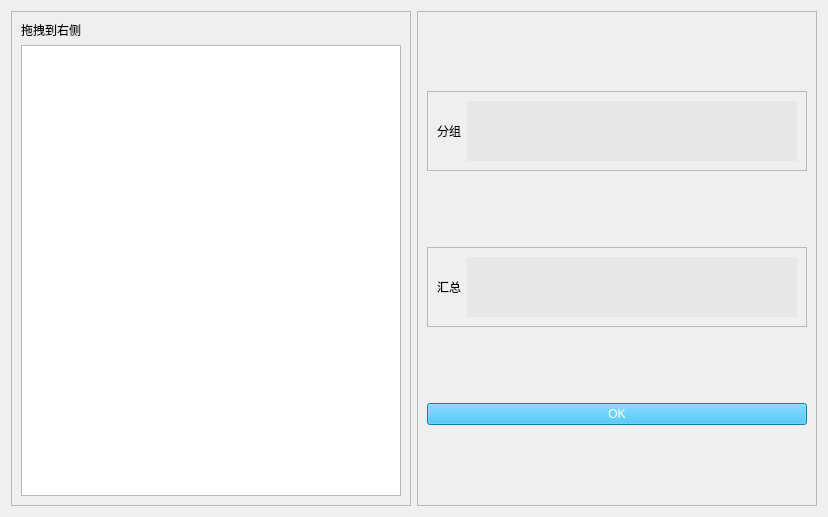
<?xml version="1.0" encoding="UTF-8"?>
<ui version="4.0">
 <class>Form</class>
 <widget class="QWidget" name="Form">
  <property name="geometry">
   <rect>
    <x>0</x>
    <y>0</y>
    <width>828</width>
    <height>517</height>
   </rect>
  </property>
  <property name="windowTitle">
   <string>分组统计</string>
  </property>
  <layout class="QHBoxLayout" name="horizontalLayout_5">
   <item>
    <widget class="QFrame" name="frame_4">
     <property name="sizePolicy">
      <sizepolicy hsizetype="Preferred" vsizetype="Preferred">
       <horstretch>1</horstretch>
       <verstretch>0</verstretch>
      </sizepolicy>
     </property>
     <property name="frameShape">
      <enum>QFrame::StyledPanel</enum>
     </property>
     <property name="frameShadow">
      <enum>QFrame::Raised</enum>
     </property>
     <layout class="QVBoxLayout" name="verticalLayout_2">
      <item>
       <widget class="QLabel" name="label_3">
        <property name="text">
         <string>拖拽到右侧</string>
        </property>
       </widget>
      </item>
      <item>
       <widget class="QListWidget" name="listWidget"/>
      </item>
     </layout>
    </widget>
   </item>
   <item>
    <widget class="QFrame" name="frame_3">
     <property name="sizePolicy">
      <sizepolicy hsizetype="Preferred" vsizetype="Preferred">
       <horstretch>1</horstretch>
       <verstretch>0</verstretch>
      </sizepolicy>
     </property>
     <property name="frameShape">
      <enum>QFrame::StyledPanel</enum>
     </property>
     <property name="frameShadow">
      <enum>QFrame::Raised</enum>
     </property>
     <layout class="QVBoxLayout" name="verticalLayout">
      <item>
       <widget class="QFrame" name="frame">
        <property name="maximumSize">
         <size>
          <width>16777215</width>
          <height>80</height>
         </size>
        </property>
        <property name="frameShape">
         <enum>QFrame::StyledPanel</enum>
        </property>
        <property name="frameShadow">
         <enum>QFrame::Raised</enum>
        </property>
        <layout class="QHBoxLayout" name="horizontalLayout_3">
         <item>
          <widget class="QLabel" name="label">
           <property name="text">
            <string>分组</string>
           </property>
          </widget>
         </item>
         <item>
          <widget class="QWidget" name="widget_group" native="true">
           <property name="sizePolicy">
            <sizepolicy hsizetype="Expanding" vsizetype="Preferred">
             <horstretch>0</horstretch>
             <verstretch>0</verstretch>
            </sizepolicy>
           </property>
           <property name="minimumSize">
            <size>
             <width>300</width>
             <height>0</height>
            </size>
           </property>
           <property name="acceptDrops">
            <bool>true</bool>
           </property>
           <property name="styleSheet">
            <string notr="true">background-color: #e7e7e7;</string>
           </property>
           <layout class="QHBoxLayout" name="horizontalLayout">
            <property name="spacing">
             <number>7</number>
            </property>
            <property name="leftMargin">
             <number>0</number>
            </property>
            <property name="topMargin">
             <number>0</number>
            </property>
            <property name="rightMargin">
             <number>0</number>
            </property>
            <property name="bottomMargin">
             <number>0</number>
            </property>
           </layout>
          </widget>
         </item>
        </layout>
       </widget>
      </item>
      <item>
       <widget class="QFrame" name="frame_2">
        <property name="maximumSize">
         <size>
          <width>16777215</width>
          <height>80</height>
         </size>
        </property>
        <property name="frameShape">
         <enum>QFrame::StyledPanel</enum>
        </property>
        <property name="frameShadow">
         <enum>QFrame::Raised</enum>
        </property>
        <layout class="QHBoxLayout" name="horizontalLayout_4">
         <item>
          <widget class="QLabel" name="label_2">
           <property name="text">
            <string>汇总</string>
           </property>
          </widget>
         </item>
         <item>
          <widget class="QWidget" name="widget_stat" native="true">
           <property name="sizePolicy">
            <sizepolicy hsizetype="Expanding" vsizetype="Preferred">
             <horstretch>0</horstretch>
             <verstretch>0</verstretch>
            </sizepolicy>
           </property>
           <property name="minimumSize">
            <size>
             <width>300</width>
             <height>0</height>
            </size>
           </property>
           <property name="acceptDrops">
            <bool>true</bool>
           </property>
           <property name="styleSheet">
            <string notr="true">background-color: rgb(231, 231, 231);</string>
           </property>
           <layout class="QHBoxLayout" name="horizontalLayout_2">
            <property name="spacing">
             <number>7</number>
            </property>
            <property name="leftMargin">
             <number>0</number>
            </property>
            <property name="topMargin">
             <number>0</number>
            </property>
            <property name="rightMargin">
             <number>0</number>
            </property>
            <property name="bottomMargin">
             <number>0</number>
            </property>
           </layout>
          </widget>
         </item>
        </layout>
       </widget>
      </item>
      <item>
       <widget class="QPushButton" name="btn_ok">
        <property name="styleSheet">
         <string notr="true">color: rgb(255, 255, 255); background-color: rgb(28, 177, 245);</string>
        </property>
        <property name="text">
         <string>OK</string>
        </property>
       </widget>
      </item>
     </layout>
    </widget>
   </item>
  </layout>
 </widget>
 <resources/>
 <connections/>
</ui>
